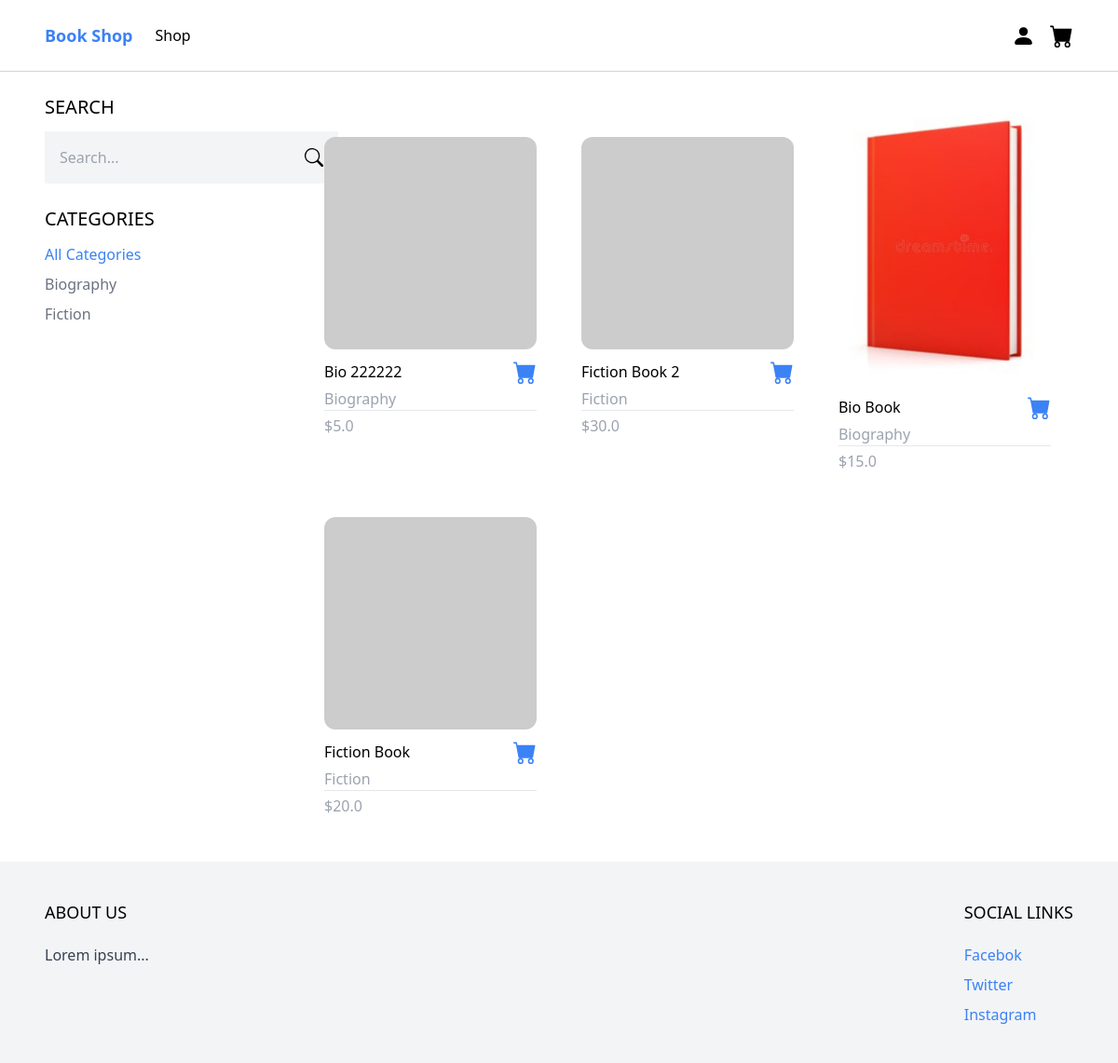
The app's page /shop/ with its own data.
### product/models.py (models this page shows, shortened)
class Category(models.Model):
    name = models.CharField(max_length=255)
    slug = models.SlugField()
    class Meta:
        verbose_name_plural = 'Categories'
        ordering = ('name',)
    def __str__(self):
        return self.name

class Product(models.Model):
    DRAFT = 'draft'
    WAITING_APPROVAL = 'waitingapproval'
    ACTIVE = 'active'
    DELETED = 'deleted'
    STATUS_CHOICES = (
        (DRAFT, 'Draft'),
        (WAITING_APPROVAL, 'waitingapproval'),
        (ACTIVE, 'active'),
        (DELETED, 'deleted'),
    )
    category = models.ForeignKey(Category, related_name='products', on_delete=models.CASCADE)
    name = models.CharField(max_length=255)
    slug = models.SlugField()
    description = models.TextField(blank=True, null=True)
    author = models.CharField(max_length=255, blank=True, null=True)
    isbn13 = models.CharField(max_length=13, blank=True, null=True)
    price = models.IntegerField()
    created_at = models.DateTimeField(auto_now_add=True)
    image = models.ImageField(upload_to='uploads/', blank=True, null=True)
    thumbnail = models.ImageField(upload_to='uploads/', blank=True, null=True)
    status = models.CharField(max_length=50, choices=STATUS_CHOICES, default=ACTIVE)
    class Meta:
        ordering = ('-created_at',)
    def get_display_price(self):
        return self.price / 100
    def get_thumbnail(self):
        if self.thumbnail:
            return self.thumbnail.url
        else:
            if self.image:
                self.thumbnail = self.make_thumbnail(self.image)
                self.save()
                return self.thumbnail.url
            else:
                return 'https://via.placeholder.com/240x240.jpg'

### core/views.py (the view)
# urls.py: path('shop/', shop, name='shop'),
def shop(request):
    categories = Category.objects.all()
    products = Product.objects.exclude(status=Product.DELETED)
    active_category = request.GET.get('category','')
    if active_category:
        products = products.filter(category__slug=active_category)
    query = request.GET.get('query', '')
    if query:
        products = products.filter(status=Product.ACTIVE).filter(Q(name__icontains=query) | Q(description__icontains=query) | Q(author__icontains=query) | Q(isbn13__icontains=query))
    context = {
        'categories': categories,
        'products': products,
        'active_category': active_category
    }
    return render(request, 'core/shop.html', context)

### cartt/context_processors.py (called while the page is built)
def cart(request):
    return {'cart': Cart(request)}

### core/templates/core/shop.html (shortened to what this page needs)
{% extends 'core/base.html' %}
{% block content %}
<div class="max-w-6xl mx-auto flex flex-wrap items-start py-6 px-6 xl:px-0">
    <div class="filters w-full lg:w-1/4">
        <h3 class="mb-3 text-xl uppercase">Search</h3>
        <form method="get" action=".">
            <div class="flex ">
                <input type="text" name="query" class="p-4 bg-gray-100 border-0" placeholder="Search...">
                <button class="p-4 bg-gray-100 border-0">
                </button>
            </div>
        </form>
        <h3 class="mt-6 mb-3 text-xl uppercase">Categories</h3>
        <ul class="space-y-2">
            <li><a href="{% url 'shop' %}" class="{% if not active_category %} text-blue-500 {% else %} text-gray-500 {% endif %}">All Categories</a></li>
            {% for category in categories %}
            <li><a href="{% url 'shop' %}?category={{ category.slug }}" class="{% if category.slug == active_category %} text-blue-500 {% else %} text-gray-500 {% endif %}">{{ category.name }}</a></li>
            {% endfor %}
        </ul>
    </div>
    <div class="products w-full lg:w-3/4 -mt-4 flex items-center flex-wrap">
        {% if products %}
            {% for product in products %}
                {% include 'product/partials/product_list_item.html' %}
            {% endfor %}
        {% else %}
            <div class="max-w-6xl mx-auto flex py-6 px-6 xl:px-0">
                <p>No products found.</p>
            </div>
        {% endif %}
    </div>
</div>
{% endblock %}

### product/templates/product/partials/product_list_item.html (shortened to what this page needs)
{% if user.is_superuser %}
<div class="w-full md:w-1/3 xl:w-1/4 p-6">
    <a href="{% url 'product' product.slug %}">
        <img src="{{ product.get_thumbnail }}" class="w-full rounded-xl hover:shadow-lg">
    </a>
    <div class="pt-3 flex items-center justify-between">
        <a href="{% url 'product' product.slug %}">{{ product.name }}</a>
        <a
            href="{% url 'edit_product' product.id %}"
            class="text-blue-500 hover:text-blue-800"
        >
            <svg xmlns="http://www.w3.org/2000/svg" width="20" height="20" fill="currentColor" class="bi bi-pencil-square" viewBox="0 0 16 16">
                <path d="M15.502 1.94a.5.5 0 0 1 0 .706L14.459 3.69l-2-2L13.502.646a.5.5 0 0 1 .707 0l1.293 1.293zm-1.75 2.456-2-2L4.939 9.21a.5.5 0 0 0-.121.196l-.805 2.414a.25.25 0 0 0 .316.316l2.414-.805a.5.5 0 0 0 .196-.12l6.813-6.814z"/>
                <path fill-rule="evenodd" d="M1 13.5A1.5 1.5 0 0 0 2.5 15h11a1.5 1.5 0 0 0 1.5-1.5v-6a.5.5 0 0 0-1 0v6a.5.5 0 0 1-.5.5h-11a.5.5 0 0 1-.5-.5v-11a.5.5 0 0 1 .5-.5H9a.5.5 0 0 0 0-1H2.5A1.5 1.5 0 0 0 1 2.5v11z"/>
            </svg>
        </a>
    </div>
    <p class="pt-1 text-gray-400">{{ product.category }}</p>
    <hr clas="my-4">
    <p class="pt-1 text-gray-400">${{ product.get_display_price }}</p>
</div>
{% else %}
<div class="w-full md:w-1/3 xl:w-1/4 p-6">
    <a href="{% url 'product' product.slug %}">
        <img src="{{ product.get_thumbnail }}" class="w-full rounded-xl hover:shadow-lg">
    </a>
    <div class="pt-3 flex items-center justify-between">
        <a href="{% url 'product' product.slug %}">{{ product.name }}</a>
        <a
            href="#"
            hx-get="{% url 'add_to_cart' product.id %}"
            hx-target="#menu-cart-button"
            hx-swap="outerHTML"
            class="text-blue-500 hover:text-blue-800"
        >
        </a>
    </div>
    <p class="pt-1 text-gray-400">{{ product.category }}</p>
    <hr clas="my-4">
    <p class="pt-1 text-gray-400">${{ product.get_display_price }}</p>
</div>
{% endif %}

### records on screen
Category: name "Biography"
Category: name "Fiction"
Product: name "Bio 222222", category "Biography", get_display_price "5.0"
Product: name "Fiction Book 2", category "Fiction", get_display_price "30.0"
Product: get_thumbnail (picture), name "Bio Book", category "Biography", get_display_price "15.0"
Product: name "Fiction Book", category "Fiction", get_display_price "20.0"
